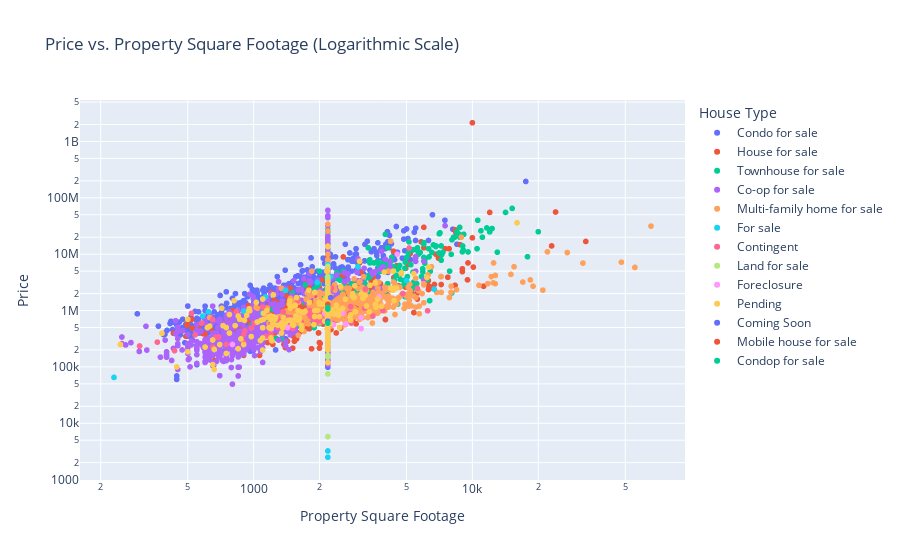

The notebook cell saved with this chart:
### Code cell
scatter_plot = px.scatter(df, x='PROPERTYSQFT', y='PRICE', color='TYPE', title='Price vs. Property Square Footage (Logarithmic Scale)',
labels={'PROPERTYSQFT': 'Property Square Footage', 'PRICE': 'Price', 'TYPE': 'House Type'},
log_x=True, log_y=True)
scatter_plot.show()

### Figure 1 — Plotly figure (JSON) as saved in the notebook; plotly's stock layout.template omitted (floating-point values rounded to 4 significant figures; data arrays with more than 128 entries replaced by an {"elided": "..."} marker saying what was removed)
{"data": [{"hovertemplate": "House Type=Condo for sale<br>Property Square Footage=%{x}<br>Price=%{y}<extra></extra>", "legendgroup": "Condo for sale", "marker": {"color": "#636efa", "symbol": "circle"}, "mode": "markers", "name": "Condo for sale", "showlegend": true, "type": "scattergl", "x": {"elided": "891 float values"}, "xaxis": "x", "y": {"elided": "891 int values"}, "yaxis": "y"}, {"hovertemplate": "House Type=House for sale<br>Property Square Footage=%{x}<br>Price=%{y}<extra></extra>", "legendgroup": "House for sale", "marker": {"color": "#EF553B", "symbol": "circle"}, "mode": "markers", "name": "House for sale", "showlegend": true, "type": "scattergl", "x": {"elided": "1012 float values"}, "xaxis": "x", "y": {"elided": "1012 int values"}, "yaxis": "y"}, {"hovertemplate": "House Type=Townhouse for sale<br>Property Square Footage=%{x}<br>Price=%{y}<extra></extra>", "legendgroup": "Townhouse for sale", "marker": {"color": "#00cc96", "symbol": "circle"}, "mode": "markers", "name": "Townhouse for sale", "showlegend": true, "type": "scattergl", "x": {"elided": "299 float values"}, "xaxis": "x", "y": {"elided": "299 int values"}, "yaxis": "y"}, {"hovertemplate": "House Type=Co-op for sale<br>Property Square Footage=%{x}<br>Price=%{y}<extra></extra>", "legendgroup": "Co-op for sale", "marker": {"color": "#ab63fa", "symbol": "circle"}, "mode": "markers", "name": "Co-op for sale", "showlegend": true, "type": "scattergl", "x": {"elided": "1450 float values"}, "xaxis": "x", "y": {"elided": "1450 int values"}, "yaxis": "y"}, {"hovertemplate": "House Type=Multi-family home for sale<br>Property Square Footage=%{x}<br>Price=%{y}<extra></extra>", "legendgroup": "Multi-family home for sale", "marker": {"color": "#FFA15A", "symbol": "circle"}, "mode": "markers", "name": "Multi-family home for sale", "showlegend": true, "type": "scattergl", "x": {"elided": "727 float values"}, "xaxis": "x", "y": {"elided": "727 int values"}, "yaxis": "y"}, {"hovertemplate": "House Type=For sale<br>Property Square Footage=%{x}<br>Price=%{y}<extra></extra>", "legendgroup": "For sale", "marker": {"color": "#19d3f3", "symbol": "circle"}, "mode": "markers", "name": "For sale", "showlegend": true, "type": "scattergl", "x": [1952, 621, 1400, 1132, 230, 6688, 2184.0, 2184.0, 2184.0, 2184.0, 1100, 2184.0, 2184.0, 2184.0, 2184.0, 2248, 585, 3000, 900, 5000], "xaxis": "x", "y": [3150000, 950000, 2280000, 1740000, 65000, 2400000, 2700000, 6500000, 815000, 989000, 899000, 325000, 3225, 2494, 1100000, 4000000, 799000, 5999000, 975000, 3399000], "yaxis": "y"}, {"hovertemplate": "House Type=Contingent<br>Property Square Footage=%{x}<br>Price=%{y}<extra></extra>", "legendgroup": "Contingent", "marker": {"color": "#FF6692", "symbol": "circle"}, "mode": "markers", "name": "Contingent", "showlegend": true, "type": "scattergl", "x": [1400, 1784, 2800, 1288, 1430, 978, 2310, 1495, 900, 1200, 4803, 1188, 1860, 750, 2280, 1943, 1008, 1486, 1798, 3900, 5600, 1950, 1316, 1871, 1592, 1240, 1880, 2050, 1424, 1188, 1200, 2774, 1360, 1424, 3219, 1180, 1498, 1200, 1312, 693, 435, 1137, 1137, 2744, 1816, 3510, 650, 1976, 1865, 520, 834, 900, 1450, 2184.0, 1364, 363, 2268, 1590, 1182, 1242, 1510, 6240, 5139, 670, 1476, 1100, 2080, 2532, 650, 2184.0, 1200, 3248, 1976, 2184.0, 912, 2184.0, 1870, 301, 2184.0, 2184.0, 540, 1650, 2052, 2184.0, 1352, 2115, 2184.0, 578], "xaxis": "x", "y": [619888, 899999, 599000, 499000, 720000, 489000, 589000, 614900, 275000, 575000, 1999999, 479888, 795000, 249999, 869900, 619000, 599000, 689900, 999000, 999999, 2473888, 785000, 675000, 789000, 748000, 750000, 999999, 835000, 759000, 459000, 379000, 1175000, 639000, 550000, 1099000, 349000, 725000, 299998, 699000, 339000, 193999, 350000, 350000, 898000, 799900, 799900, 695000, 740000, 789888, 895000, 960000, 375000, 499000, 595000, 950000, 275000, 2499000, 1495000, 840000, 748800, 479999, 990000, 12850000, 335900, 750000, 1150000, 898888, 984900, 225000, 1875000, 495000, 2400000, 850000, 468000, 436000, 389000, 699888, 235000, 595000, 725000, 368888, 625000, 649999, 499000, 469000, 669000, 495000, 599000], "yaxis": "y"}, {"hovertemplate": "House Type=Land for sale<br>Property Square Footage=%{x}<br>Price=%{y}<extra></extra>", "legendgroup": "Land for sale", "marker": {"color": "#B6E880", "symbol": "circle"}, "mode": "markers", "name": "Land for sale", "showlegend": true, "type": "scattergl", "x": [2184.0, 2184.0, 2184.0, 2184.0, 2184.0, 2184.0, 2184.0, 950, 2184.0, 2184.0, 2184.0, 2184.0, 2184.0, 2184.0, 2184.0, 2184.0, 2184.0, 2184.0, 2184.0, 2184.0, 2184.0, 2184.0, 2184.0, 2184.0, 2184.0, 2184.0, 2184.0, 2184.0, 2184.0, 2184.0, 2184.0, 2184.0, 2184.0, 2184.0, 2184.0, 2184.0, 2184.0, 2184.0, 2184.0, 2184.0, 2184.0, 2184.0, 2184.0, 2184.0, 2184.0, 2184.0, 2184.0, 2184.0, 2184.0], "xaxis": "x", "y": [1685000, 2550000, 119000, 5800, 650000, 3950000, 2999950, 999000, 289000, 790000, 6100000, 350000, 450000, 2999999, 2500000, 350000, 150000, 3600000, 150000, 199000, 2000000, 2200000, 650000, 149000, 799999, 265000, 795000, 1245000, 549000, 299000, 348000, 1395000, 285000, 1200000, 160000, 250000, 250000, 399900, 399900, 1400000, 750000, 650000, 1100000, 75000, 1002500, 675000, 675000, 1499000, 225000], "yaxis": "y"}, {"hovertemplate": "House Type=Foreclosure<br>Property Square Footage=%{x}<br>Price=%{y}<extra></extra>", "legendgroup": "Foreclosure", "marker": {"color": "#FF97FF", "symbol": "circle"}, "mode": "markers", "name": "Foreclosure", "showlegend": true, "type": "scattergl", "x": [2184.0, 3740, 3100, 4531, 2640, 2318, 800, 2550, 3098, 1428, 1344, 2116, 1584, 1204], "xaxis": "x", "y": [269000, 1749900, 479000, 9999000, 579900, 560000, 249900, 899900, 750000, 499000, 605000, 886545, 800000, 475000], "yaxis": "y"}, {"hovertemplate": "House Type=Pending<br>Property Square Footage=%{x}<br>Price=%{y}<extra></extra>", "legendgroup": "Pending", "marker": {"color": "#FECB52", "symbol": "circle"}, "mode": "markers", "name": "Pending", "showlegend": true, "type": "scattergl", "x": {"elided": "243 float values"}, "xaxis": "x", "y": {"elided": "243 int values"}, "yaxis": "y"}, {"hovertemplate": "House Type=Coming Soon<br>Property Square Footage=%{x}<br>Price=%{y}<extra></extra>", "legendgroup": "Coming Soon", "marker": {"color": "#636efa", "symbol": "circle"}, "mode": "markers", "name": "Coming Soon", "showlegend": true, "type": "scattergl", "x": [2184.0, 2250], "xaxis": "x", "y": [649000, 1695000], "yaxis": "y"}, {"hovertemplate": "House Type=Mobile house for sale<br>Property Square Footage=%{x}<br>Price=%{y}<extra></extra>", "legendgroup": "Mobile house for sale", "marker": {"color": "#EF553B", "symbol": "circle"}, "mode": "markers", "name": "Mobile house for sale", "showlegend": true, "type": "scattergl", "x": [2184.0], "xaxis": "x", "y": [1288000], "yaxis": "y"}, {"hovertemplate": "House Type=Condop for sale<br>Property Square Footage=%{x}<br>Price=%{y}<extra></extra>", "legendgroup": "Condop for sale", "marker": {"color": "#00cc96", "symbol": "circle"}, "mode": "markers", "name": "Condop for sale", "showlegend": true, "type": "scattergl", "x": [2184.0, 2184.0, 2184.0, 2184.0, 2184.0], "xaxis": "x", "y": [598000, 1065000, 1080000, 1125000, 1125000], "yaxis": "y"}], "layout": {"legend": {"title": {"text": "House Type"}, "tracegroupgap": 0}, "title": {"text": "Price vs. Property Square Footage (Logarithmic Scale)"}, "xaxis": {"anchor": "y", "domain": [0, 1], "title": {"text": "Property Square Footage"}, "type": "log"}, "yaxis": {"anchor": "x", "domain": [0, 1], "title": {"text": "Price"}, "type": "log"}}}
